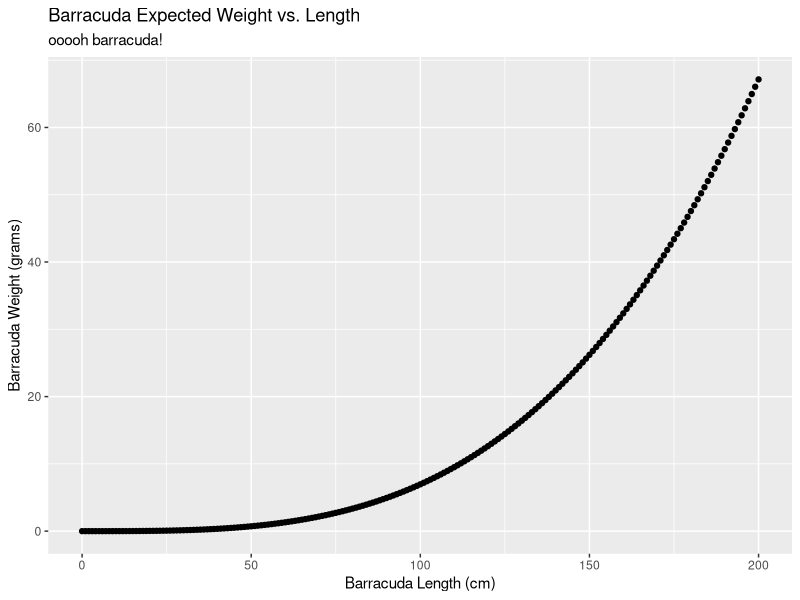

Reproduce this figure in R.
## ---- chunk 1
knitr::opts_chunk$set(echo = TRUE)

library(tidyverse)
## ---- chunk 2
fish_weight <- function(a, b, L) {
  (a * L)^b
}

## ---- chunk 3
# Milkfish weight
fish_weight(a = 0.0905, b = 2.52, L = 60)

#Giant trevally weight
fish_weight(a = 0.0353, b = 3.05, L = 60)

#Giant Barracuda weight
fish_weight(a = 0.0181, b = 3.27, L = 60)
## ---- chunk 4
# 0 to 200 centimeters by increments of 1cm

fish_length <- seq(from = 0, to = 200, by = 1)
## ---- chunk 5
barracuda_weight <- fish_weight(a = 0.0181, b = 3.27, L = fish_length)
## ---- chunk 6
barracuda_df <- data.frame(fish_length, barracuda_weight)
## ---- chunk 7
ggplot(data = barracuda_df, mapping = aes(x = fish_length, y = barracuda_weight)) +
  geom_point() +
  labs(x = "Barracuda Length (cm)",
       y = "Barracuda Weight (grams)",
       title = "Barracuda Expected Weight vs. Length",
       subtitle = "ooooh barracuda!")
